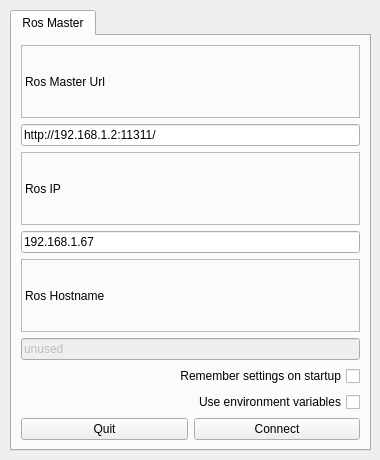
          <widget class="QWidget" name="tab_6">
           <attribute name="title">
            <string>设置</string>
           </attribute>
           <widget class="QTabWidget" name="tabWidget">
            <property name="geometry">
             <rect>
              <x>10</x>
              <y>10</y>
              <width>361</width>
              <height>441</height>
             </rect>
            </property>
            <property name="currentIndex">
             <number>0</number>
            </property>
            <widget class="QWidget" name="tab">
             <attribute name="title">
              <string>Ros Master</string>
             </attribute>
             <layout class="QVBoxLayout" name="verticalLayout_3">
              <item>
               <layout class="QVBoxLayout" name="verticalLayout_4">
                <item>
                 <widget class="QLabel" name="label">
                  <property name="frameShape">
                   <enum>QFrame::StyledPanel</enum>
                  </property>
                  <property name="frameShadow">
                   <enum>QFrame::Raised</enum>
                  </property>
                  <property name="text">
                   <string>Ros Master Url</string>
                  </property>
                 </widget>
                </item>
                <item>
                 <widget class="QLineEdit" name="line_edit_master">
                  <property name="text">
                   <string>http://192.168.1.2:11311/</string>
                  </property>
                 </widget>
                </item>
                <item>
                 <widget class="QLabel" name="label_2">
                  <property name="frameShape">
                   <enum>QFrame::StyledPanel</enum>
                  </property>
                  <property name="frameShadow">
                   <enum>QFrame::Raised</enum>
                  </property>
                  <property name="text">
                   <string>Ros IP</string>
                  </property>
                 </widget>
                </item>
                <item>
                 <widget class="QLineEdit" name="line_edit_host">
                  <property name="text">
                   <string>192.168.1.67</string>
                  </property>
                 </widget>
                </item>
                <item>
                 <widget class="QLabel" name="label_3">
                  <property name="frameShape">
                   <enum>QFrame::StyledPanel</enum>
                  </property>
                  <property name="frameShadow">
                   <enum>QFrame::Raised</enum>
                  </property>
                  <property name="text">
                   <string>Ros Hostname</string>
                  </property>
                 </widget>
                </item>
                <item>
                 <widget class="QLineEdit" name="line_edit_topic">
                  <property name="enabled">
                   <bool>false</bool>
                  </property>
                  <property name="text">
                   <string>unused</string>
                  </property>
                 </widget>
                </item>
                <item>
                 <widget class="QCheckBox" name="checkbox_remember_settings">
                  <property name="layoutDirection">
                   <enum>Qt::RightToLeft</enum>
                  </property>
                  <property name="text">
                   <string>Remember settings on startup</string>
                  </property>
                 </widget>
                </item>
                <item>
                 <widget class="QCheckBox" name="checkbox_use_environment">
                  <property name="layoutDirection">
                   <enum>Qt::RightToLeft</enum>
                  </property>
                  <property name="text">
                   <string>Use environment variables</string>
                  </property>
                 </widget>
                </item>
                <item>
                 <layout class="QHBoxLayout" name="horizontalLayout">
                  <item>
                   <widget class="QPushButton" name="quit_button">
                    <property name="sizePolicy">
                     <sizepolicy hsizetype="MinimumExpanding" vsizetype="Fixed">
                      <horstretch>0</horstretch>
                      <verstretch>0</verstretch>
                     </sizepolicy>
                    </property>
                    <property name="text">
                     <string>Quit</string>
                    </property>
                   </widget>
                  </item>
                  <item>
                   <widget class="QPushButton" name="button_connect">
                    <property name="enabled">
                     <bool>true</bool>
                    </property>
                    <property name="sizePolicy">
                     <sizepolicy hsizetype="MinimumExpanding" vsizetype="Fixed">
                      <horstretch>0</horstretch>
                      <verstretch>0</verstretch>
                     </sizepolicy>
                    </property>
                    <property name="toolTip">
                     <string>Set the target to the current joint trajectory state.</string>
                    </property>
                    <property name="statusTip">
                     <string>Clear all waypoints and set the target to the current joint trajectory state.</string>
                    </property>
                    <property name="text">
                     <string>Connect</string>
                    </property>
                   </widget>
                  </item>
                 </layout>
                </item>
               </layout>
              </item>
             </layout>
            </widget>
           </widget>
          </widget>
